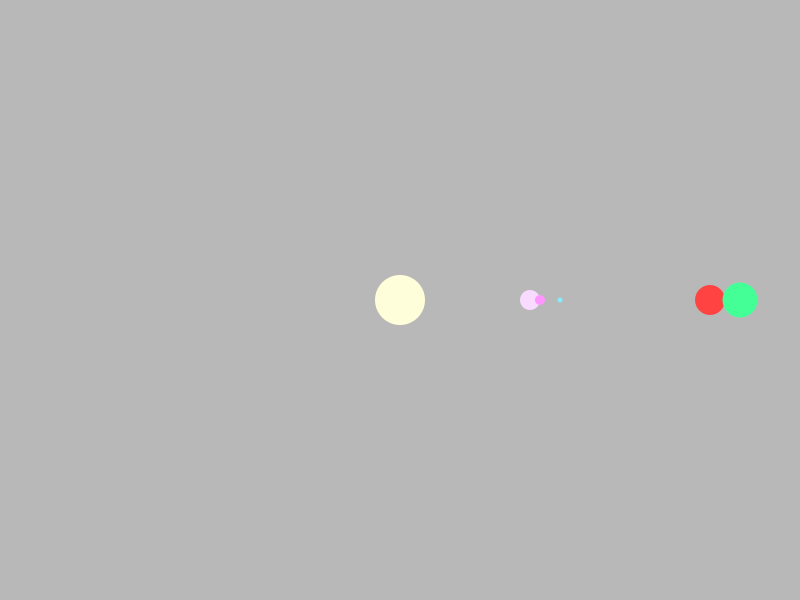
Frame 1 (no input)
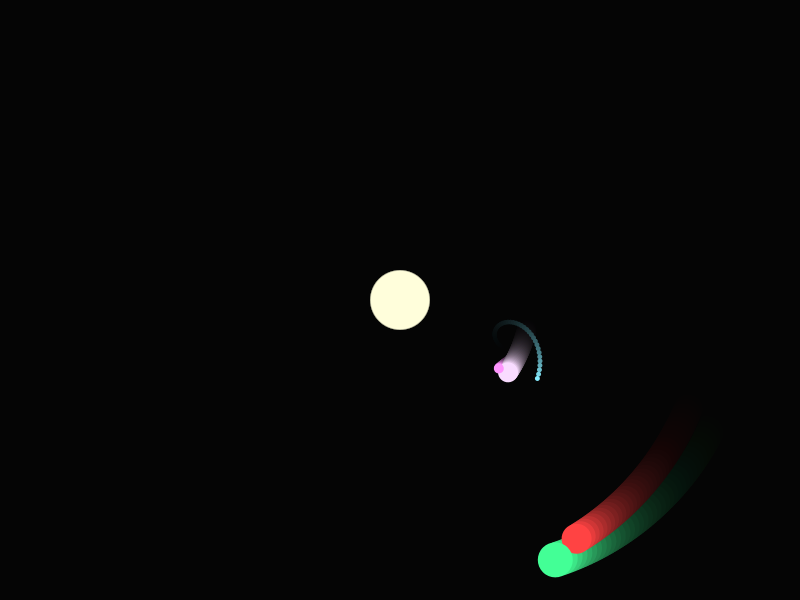
Frame 60 (the mouse pressed at the canvas centre just before this capture)
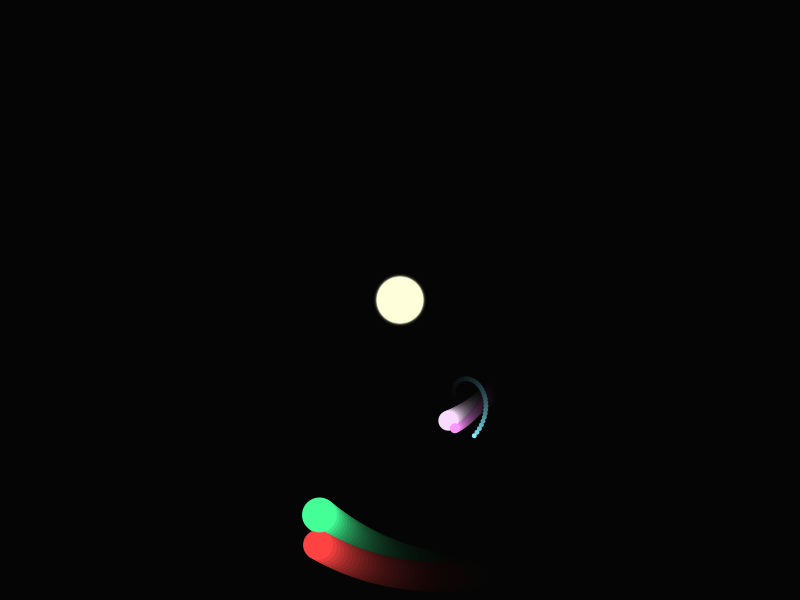
Frame 120 (the mouse held since frame 60 and released just before this capture)

The Processing sketch that drew these frames (run headless with seeded random() and noise(); from frame 60 on, the mouse is pressed at the canvas centre):

// Processing sketch: processing_56957
// ── processing_56957.pde

//PushMatrix Experiment

//variables relating to the pulsing light in the center
float solDia = 50;
float solChange=.20;
float solMin=40;
float solMax=60;

//variables relating to the first sphere, the pink fairy
float fairyDia=20;
float fairyOrbitRadius=130;
float fairyAngle=0;
float fairySpin=0;

//variables relating to its little sister
float sisterDia=10;
float sisterOrbitRadius=10;
float sisterAngle=0;
float sisterSpin=0;

//variables relating to its little brother
float brotherDia=5;
float brotherOrbitRadius=30;
float brotherAngle=0;
float brotherSpin=0;

//variables relating to the Mom
float momDia=30;
float momOrbitRadius=180;
float momAngle=0;
float momSpin=0;

//variables relating to the Dad
float dadDia=35;
float dadOrbitRadius=30;
float dadAngle=0;
float dadSpin=0;

//colors
color glow = #FFFEDB;
color fairyOne = #F9DBFF;
color sister = #FF95FE;
color brother = #86ECFF;
color mom = #FF4343;
color dad = #43FF96;


void setup() {
  size (800, 600);
  smooth();
  noStroke();
}

void draw() {
  ellipseMode(CENTER); //resets the ellipse mode to make the glowing center
  fill(0, 0, 0, 25); //black night
  rect(0, 0, width, height); //resetting the background while letting some of the color seep
  translate(width/2, height/2); //translation to make the center 0,0
  fill(glow); //fills the center color
  ellipse(0, 0, solDia, solDia); //draws the center
  ellipseMode(CORNER); //sets ellipse mode for the fairies
  pushMatrix(); // PUSH OF TRANSLATION to CENTER
  rotate(fairyAngle); //rotates the sphere around the orbit
  translate(fairyOrbitRadius, 0); //sets it to that the canvas moves in lengthwise the length of the designated orbit
  fill(fairyOne); //fills the fairy color

  pushMatrix(); // PUSH OF ORBIT, TRANSLATION to the fairy
  rotate(fairySpin); //rotates the spehere
  ellipse(-fairyDia/2, -fairyDia/2, fairyDia, fairyDia); //draws the sphere

  popMatrix(); //one pop, loads the last screen (still on fairy one terms)

  pushMatrix();
  rotate(sisterAngle); //sister repeats
  translate(sisterOrbitRadius, 0);
  fill(sister);

  pushMatrix();
  rotate(sisterSpin);
  ellipse(-sisterDia/2, -sisterDia/2, sisterDia, sisterDia); 
  
  popMatrix();
  popMatrix();
  
  pushMatrix();
  rotate(brotherAngle); //sister repeats
  translate(brotherOrbitRadius, 0);
  fill(brother);

  pushMatrix();
  rotate(brotherSpin);
  ellipse(-brotherDia/2, -brotherDia/2, brotherDia, brotherDia); 


  popMatrix();
  popMatrix();
 // popMatrix(); //these pops send it back to its original values
  
//these values add the mom, putting her on separate rules from the siblings
pushMatrix();
  rotate(momAngle); //sister repeats
  translate(momOrbitRadius, 0);
  fill(mom);

  pushMatrix();
  rotate(momSpin);
  ellipse(-momDia/2, -momDia/2, momDia, momDia); 
  
  popMatrix();
  
  pushMatrix();
  rotate(dadAngle); //sister repeats
  translate(dadOrbitRadius, 0);
  fill(dad);

  pushMatrix();
  rotate(dadSpin);
  ellipse(-dadDia/2, -dadDia/2, dadDia, dadDia); 
  
  popMatrix();
popMatrix();
popMatrix();
popMatrix();

  fairyAngle+=0.01; //changes variable values for movement
  fairySpin+=0.006;
  sisterAngle+=0.05;
  sisterSpin+=0.01;
  brotherAngle+=.1;
  brotherSpin+=.1;
  momAngle+=.01;
  momSpin+=.002;
  dadAngle+=.02;
  dadSpin=.003;
  solPulse(); //pulses the center glow
}


void solPulse() {
  solDia=solDia+solChange;
  if (solDia>solMax || solDia<solMin) {
    solChange=solChange*-1.0;
  }
}
